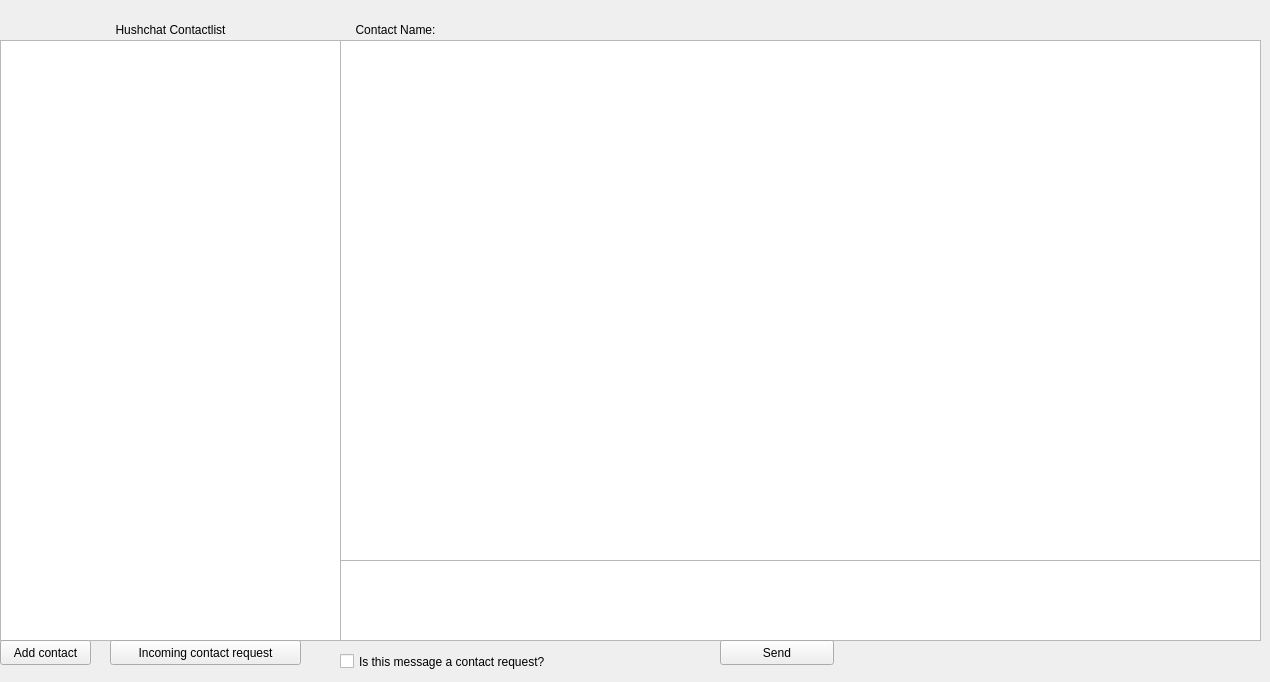
      <widget class="QWidget" name="tab_6">
       <attribute name="title">
        <string>HushChat</string>
       </attribute>
       <widget class="QListView" name="listContactWidget">
        <property name="geometry">
         <rect>
          <x>0</x>
          <y>40</y>
          <width>341</width>
          <height>601</height>
         </rect>
        </property>
        <property name="mouseTracking">
         <bool>true</bool>
        </property>
        <property name="editTriggers">
         <set>QAbstractItemView::EditKeyPressed|QAbstractItemView::SelectedClicked</set>
        </property>
        <property name="alternatingRowColors">
         <bool>false</bool>
        </property>
        <property name="selectionMode">
         <enum>QAbstractItemView::SingleSelection</enum>
        </property>
       </widget>
       <widget class="QLabel" name="label_39">
        <property name="geometry">
         <rect>
          <x>0</x>
          <y>20</y>
          <width>341</width>
          <height>20</height>
         </rect>
        </property>
        <property name="text">
         <string>&lt;html&gt;&lt;head/&gt;&lt;body&gt;&lt;p align=&quot;center&quot;&gt;Hushchat Contactlist&lt;/p&gt;&lt;/body&gt;&lt;/html&gt;</string>
        </property>
       </widget>
       <widget class="QTextEdit" name="memoTxtChat">
        <property name="geometry">
         <rect>
          <x>340</x>
          <y>560</y>
          <width>921</width>
          <height>81</height>
         </rect>
        </property>
        <property name="styleSheet">
         <string notr="true">font: 11pt &quot;Noto Color Emoji&quot;;</string>
        </property>
       </widget>
       <widget class="QLabel" name="contactNameMemo">
        <property name="geometry">
         <rect>
          <x>450</x>
          <y>20</y>
          <width>161</width>
          <height>20</height>
         </rect>
        </property>
        <property name="text">
         <string>&lt;html&gt;&lt;head/&gt;&lt;body&gt;&lt;p align=&quot;center&quot;&gt;&lt;br/&gt;&lt;/p&gt;&lt;/body&gt;&lt;/html&gt;</string>
        </property>
       </widget>
       <widget class="QPushButton" name="sendChatButton">
        <property name="geometry">
         <rect>
          <x>720</x>
          <y>640</y>
          <width>114</width>
          <height>25</height>
         </rect>
        </property>
        <property name="baseSize">
         <size>
          <width>100</width>
          <height>0</height>
         </size>
        </property>
        <property name="text">
         <string>Send</string>
        </property>
        <property name="flat">
         <bool>false</bool>
        </property>
       </widget>
       <widget class="QPushButton" name="safeContactRequest">
        <property name="geometry">
         <rect>
          <x>0</x>
          <y>640</y>
          <width>91</width>
          <height>25</height>
         </rect>
        </property>
        <property name="baseSize">
         <size>
          <width>100</width>
          <height>0</height>
         </size>
        </property>
        <property name="text">
         <string>Add contact</string>
        </property>
        <property name="flat">
         <bool>false</bool>
        </property>
       </widget>
       <widget class="QLabel" name="contactNameMemo_3">
        <property name="geometry">
         <rect>
          <x>340</x>
          <y>20</y>
          <width>111</width>
          <height>20</height>
         </rect>
        </property>
        <property name="text">
         <string>&lt;html&gt;&lt;head/&gt;&lt;body&gt;&lt;p align=&quot;center&quot;&gt;Contact Name:&lt;/p&gt;&lt;/body&gt;&lt;/html&gt;</string>
        </property>
       </widget>
       <widget class="QListView" name="listChat">
        <property name="geometry">
         <rect>
          <x>340</x>
          <y>40</y>
          <width>921</width>
          <height>521</height>
         </rect>
        </property>
        <property name="verticalScrollBarPolicy">
         <enum>Qt::ScrollBarAlwaysOff</enum>
        </property>
        <property name="horizontalScrollBarPolicy">
         <enum>Qt::ScrollBarAlwaysOff</enum>
        </property>
        <property name="sizeAdjustPolicy">
         <enum>QAbstractScrollArea::AdjustToContents</enum>
        </property>
        <property name="editTriggers">
         <set>QAbstractItemView::NoEditTriggers</set>
        </property>
        <property name="resizeMode">
         <enum>QListView::Adjust</enum>
        </property>
        <property name="modelColumn">
         <number>0</number>
        </property>
        <property name="uniformItemSizes">
         <bool>false</bool>
        </property>
        <property name="wordWrap">
         <bool>true</bool>
        </property>
       </widget>
       <widget class="QCheckBox" name="request">
        <property name="geometry">
         <rect>
          <x>340</x>
          <y>650</y>
          <width>261</width>
          <height>23</height>
         </rect>
        </property>
        <property name="text">
         <string>Is this message a contact request?</string>
        </property>
       </widget>
       <widget class="QPushButton" name="pushContact">
        <property name="geometry">
         <rect>
          <x>110</x>
          <y>640</y>
          <width>191</width>
          <height>25</height>
         </rect>
        </property>
        <property name="text">
         <string>Incoming contact request</string>
        </property>
       </widget>
      </widget>
